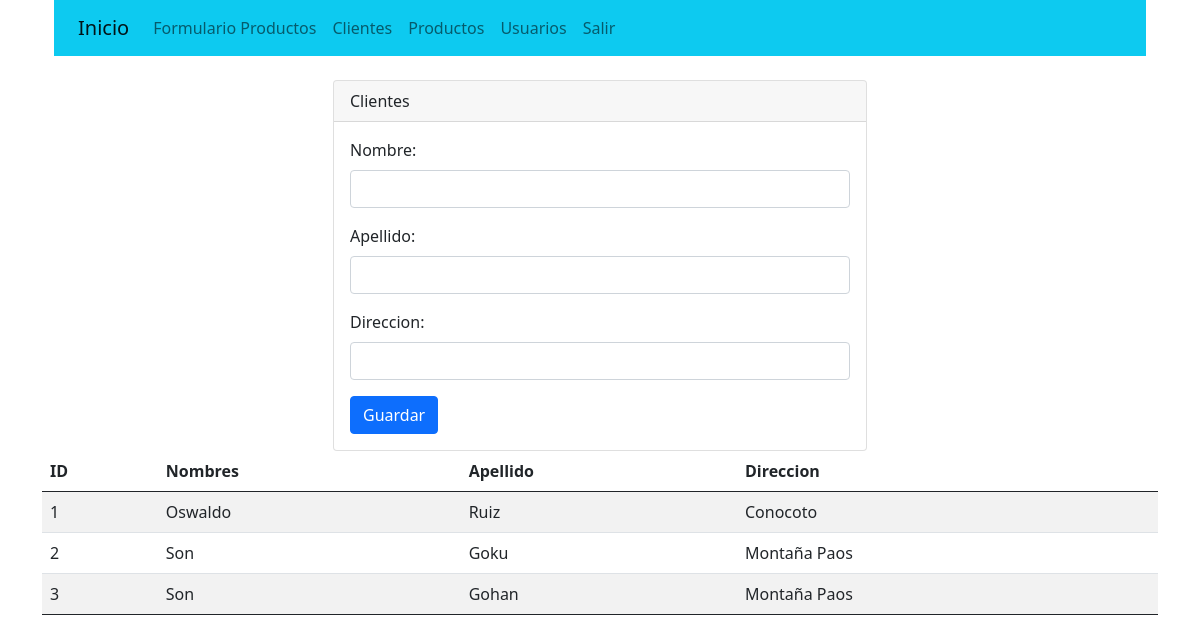
The app's page /administrador/clientes.php with its own data.
### tables this page shows
CREATE TABLE `clientes` (
  `id` int(11) NOT NULL,
  `nombre` varchar(50) DEFAULT NULL,
  `apellido` varchar(50) DEFAULT NULL,
  `direccion` varchar(50) DEFAULT NULL
);

### administrador/clientes.php (the view, shortened to what this page needs)
<?php
include("plantillas/head.php");
include "conn.php";
$sql = "select * from clientes;";
$result = mysqli_query($conn, $sql);
?>
<!DOCTYPE html>
<html lang="en">
<head>
    <link href="https://cdn.jsdelivr.net/npm/bootstrap@5.0.2/dist/css/bootstrap.min.css" rel="stylesheet">
</head>
<body>
    <div class="container">
        <div class="row">
            <div class="col-3"></div>
            <div class="col-6">
                <br>
                <div class="card">
                    <div class="card-header">Clientes</div>
                    <div class="card-body">
                        <form action="crud/clientes_crud.php" method="POST" enctype="multipart/form-data">
                            <div class="mb-3">
                                <label for="nombre" class="form-label">Nombre:</label>
                                <input type="text" class="form-control" name="nombre">
                            </div>
                            <div class="mb-3">
                                <label for="cantidad" class="form-label">Apellido:</label>
                                <input type="text" class="form-control" name="apellido">
                            </div>
                            <div class="mb-3">
                                <label for="precio" class="form-label">Direccion:</label>
                                <input type="text" class="form-control" name="direccion">
                            </div>
                            <button type="submit" class="btn btn-primary">Guardar</button>
                        </form>
                    </div>
                </div>
            </div>
            <div class="col-3"></div>
        </div>
    </div>
    <div class="container">
        <div class="row">
            <table class="table table-striped">
                <thead>
                    <tr>
                        <th scope="col">ID</th>
                        <th scope="col">Nombres</th>
                        <th scope="col">Apellido</th>
                        <th scope="col">Direccion</th>
                    </tr>
                </thead>
                <tbody>
                    <?php
                    while ($row = mysqli_fetch_assoc($result)) {
                        echo "<tr><td>" . $row['id'] . "</td><td>" . $row['nombre'] .
                            "</td><td>" . $row['apellido'] . "</td><td>" . $row['direccion'] .
                            "</td></tr>";
                    }
                    ?>
                </tbody>
        </div>
    </div>
</body>
</html>

### records on screen
clientes: id "1", nombre "Oswaldo", apellido "Ruiz", direccion "Conocoto"
clientes: id "2", nombre "Son", apellido "Goku", direccion "Montaña Paos"
clientes: id "3", nombre "Son", apellido "Gohan", direccion "Montaña Paos"
